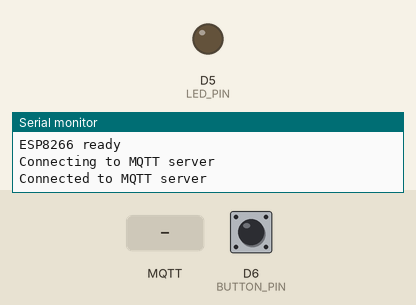
This program was run on a simulated ESP8266 (NodeMCU). Shown: output pins drawn as LEDs (lit = HIGH), the last lines printed to the serial monitor. The test bench sets the inputs (shaded band); at power-on: D6 (BUTTON_PIN) LOW. WiFi joins after 1.5 s; servers stay silent unless stated; no MQTT or app messages arrive unless stated; names the files do not define were given values by the test bench: MQTT_PORT = 1883.

Above: at 2.7 s.
2.8 s: MQTT message "1" arrives on the first subscribed topic
At 3.2 s:
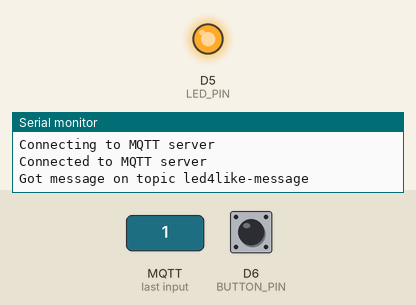
4.3 s: D6 (BUTTON_PIN) pulled HIGH for 0.15 s
At 5.5 s:
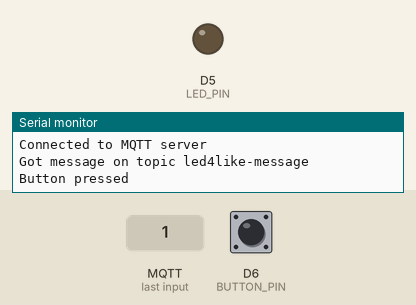
5.9 s: MQTT message "0" arrives on the first subscribed topic
At 6.7 s:
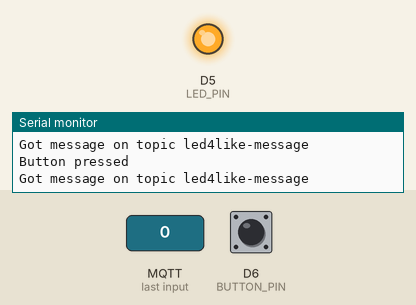
7.4 s: D6 (BUTTON_PIN) pulled HIGH for 1 s
At 7.8 s:
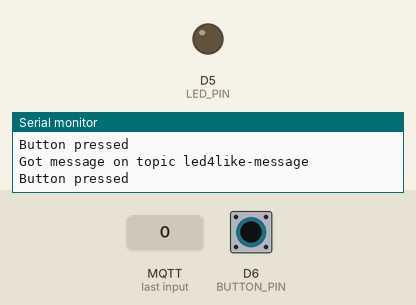
Timing chart, 0 to 10.4 s (numbered marks = the images above; inputs shaded):
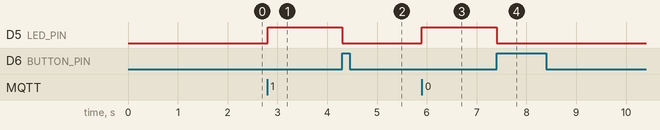

Measured:
- after the input at 2.8 s, D5 (LED_PIN): LOW → HIGH at once
- after the input at 4.3 s, D5 (LED_PIN): HIGH → LOW at once
- after the input at 5.9 s, D5 (LED_PIN): LOW → HIGH at once
- after the input at 7.4 s, D5 (LED_PIN): HIGH → LOW at once

The program:

main.cpp
```cpp
#include <Arduino.h>
#include <ESP8266WiFi.h>
#include <PubSubClient.h>

#include "config.h"

WiFiClient espClient;
const char* mqtt_server = MQTT_SERVER;
PubSubClient client(espClient);
volatile bool actionRequired = false;

void messageCallback(const char* topic, byte* payload, unsigned int length) {
    Serial.printf("Got message on topic %s\n", topic);
    digitalWrite(LED_PIN, HIGH);
}

void buttonCallback() {
    if (!actionRequired) {
        Serial.println("Button pressed");
        actionRequired = true;
        digitalWrite(LED_PIN, LOW);
    }
}

void mqttConnect(PubSubClient &client, Stream &logger) {
    if (!client.connected()) {
        logger.println("Connecting to MQTT server");
        if (
            client.connect(
                MQTT_TOPIC,
                MQTT_USER,
                MQTT_PASS)
        ) {
            logger.println("Connected to MQTT server");
          client.subscribe(MQTT_TOPIC);
        }
        else {
            logger.println("Could not connect to MQTT server");
        }
    }
}

void setup() {
    Serial.begin(9600);

    pinMode(BUTTON_PIN, INPUT);
    pinMode(LED_PIN, OUTPUT);

    digitalWrite(LED_PIN, LOW);

    WiFi.mode(WIFI_STA);
    WiFi.begin(WLAN_SSID, WLAN_PASS);
    while(WiFi.status() != WL_CONNECTED) {
        delay(500);
    }

    client.setServer(mqtt_server, MQTT_PORT);
    client.setCallback(messageCallback);

    attachInterrupt(BUTTON_PIN, buttonCallback, RISING);

    Serial.println("ESP8266 ready");
}

void loop() {
    mqttConnect(client, Serial);

    client.loop();

    if(actionRequired) {
        client.publish(MQTT_RESPONSE_TOPIC, "Hello from ESP");
        actionRequired = false;
    }
}
```

config.h
```cpp
#ifndef CONFIG_H
#define CONFIG_H 1

#define BUTTON_PIN D6
#define LED_PIN D5

#define WLAN_SSID "WLAN_SSID"
#define WLAN_PASS "WLAN_PASS"

#define MQTT_SERVER "MQTT_SERVER"
#define MQTT_USER "MQTT_USER"
#define MQTT_PASS "MQTT_PASS"
#define MQTT_PORT MQTT_PORT
#define MQTT_TOPIC "led4like-message"
#define MQTT_RESPONSE_TOPIC "led4like-response"

#endif
```
